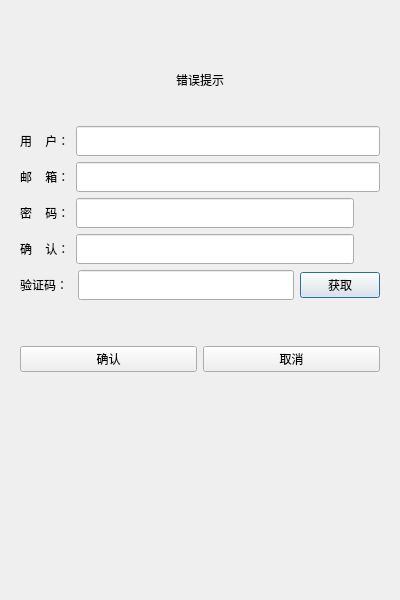
<?xml version="1.0" encoding="UTF-8"?>
<ui version="4.0">
 <class>RegisterDialog</class>
 <widget class="QDialog" name="RegisterDialog">
  <property name="geometry">
   <rect>
    <x>0</x>
    <y>0</y>
    <width>400</width>
    <height>600</height>
   </rect>
  </property>
  <property name="minimumSize">
   <size>
    <width>400</width>
    <height>600</height>
   </size>
  </property>
  <property name="maximumSize">
   <size>
    <width>400</width>
    <height>600</height>
   </size>
  </property>
  <property name="windowTitle">
   <string>Dialog</string>
  </property>
  <layout class="QVBoxLayout" name="verticalLayout_2">
   <item>
    <layout class="QVBoxLayout" name="verticalLayout">
     <item>
      <widget class="QStackedWidget" name="stackedWidget">
       <property name="currentIndex">
        <number>0</number>
       </property>
       <widget class="QWidget" name="page">
        <layout class="QVBoxLayout" name="verticalLayout_3">
         <item>
          <spacer name="verticalSpacer">
           <property name="orientation">
            <enum>Qt::Orientation::Vertical</enum>
           </property>
           <property name="sizeType">
            <enum>QSizePolicy::Policy::Maximum</enum>
           </property>
           <property name="sizeHint" stdset="0">
            <size>
             <width>20</width>
             <height>40</height>
            </size>
           </property>
          </spacer>
         </item>
         <item>
          <widget class="QWidget" name="widget" native="true">
           <property name="minimumSize">
            <size>
             <width>0</width>
             <height>40</height>
            </size>
           </property>
           <layout class="QVBoxLayout" name="verticalLayout_4">
            <item>
             <widget class="QLabel" name="err_tip">
              <property name="text">
               <string>错误提示</string>
              </property>
              <property name="alignment">
               <set>Qt::AlignmentFlag::AlignCenter</set>
              </property>
             </widget>
            </item>
           </layout>
          </widget>
         </item>
         <item>
          <spacer name="verticalSpacer_4">
           <property name="orientation">
            <enum>Qt::Orientation::Vertical</enum>
           </property>
           <property name="sizeType">
            <enum>QSizePolicy::Policy::Fixed</enum>
           </property>
           <property name="sizeHint" stdset="0">
            <size>
             <width>20</width>
             <height>20</height>
            </size>
           </property>
          </spacer>
         </item>
         <item>
          <layout class="QHBoxLayout" name="horizontalLayout">
           <item>
            <widget class="QLabel" name="user_label">
             <property name="minimumSize">
              <size>
               <width>0</width>
               <height>30</height>
              </size>
             </property>
             <property name="maximumSize">
              <size>
               <width>16777215</width>
               <height>30</height>
              </size>
             </property>
             <property name="text">
              <string>用    户：</string>
             </property>
            </widget>
           </item>
           <item>
            <widget class="QLineEdit" name="user_lineEdit">
             <property name="minimumSize">
              <size>
               <width>0</width>
               <height>30</height>
              </size>
             </property>
             <property name="maximumSize">
              <size>
               <width>16777215</width>
               <height>30</height>
              </size>
             </property>
            </widget>
           </item>
          </layout>
         </item>
         <item>
          <layout class="QHBoxLayout" name="horizontalLayout_2">
           <item>
            <widget class="QLabel" name="email_label">
             <property name="text">
              <string>邮    箱：</string>
             </property>
            </widget>
           </item>
           <item>
            <widget class="QLineEdit" name="email_lineEdit">
             <property name="minimumSize">
              <size>
               <width>0</width>
               <height>30</height>
              </size>
             </property>
             <property name="maximumSize">
              <size>
               <width>16777215</width>
               <height>30</height>
              </size>
             </property>
            </widget>
           </item>
          </layout>
         </item>
         <item>
          <layout class="QHBoxLayout" name="horizontalLayout_3">
           <item>
            <widget class="QLabel" name="password_label">
             <property name="text">
              <string>密    码：</string>
             </property>
            </widget>
           </item>
           <item>
            <widget class="QLineEdit" name="password_lineEdit">
             <property name="minimumSize">
              <size>
               <width>0</width>
               <height>30</height>
              </size>
             </property>
             <property name="maximumSize">
              <size>
               <width>16777215</width>
               <height>30</height>
              </size>
             </property>
            </widget>
           </item>
           <item>
            <widget class="ClickedLabel" name="pass_visible">
             <property name="minimumSize">
              <size>
               <width>20</width>
               <height>20</height>
              </size>
             </property>
             <property name="maximumSize">
              <size>
               <width>20</width>
               <height>20</height>
              </size>
             </property>
             <property name="text">
              <string/>
             </property>
            </widget>
           </item>
          </layout>
         </item>
         <item>
          <layout class="QHBoxLayout" name="horizontalLayout_4">
           <item>
            <widget class="QLabel" name="confirm_label">
             <property name="text">
              <string>确    认：</string>
             </property>
            </widget>
           </item>
           <item>
            <widget class="QLineEdit" name="confirm_lineEdit">
             <property name="minimumSize">
              <size>
               <width>0</width>
               <height>30</height>
              </size>
             </property>
             <property name="maximumSize">
              <size>
               <width>16777215</width>
               <height>30</height>
              </size>
             </property>
            </widget>
           </item>
           <item>
            <widget class="ClickedLabel" name="confirm_visible">
             <property name="minimumSize">
              <size>
               <width>20</width>
               <height>20</height>
              </size>
             </property>
             <property name="maximumSize">
              <size>
               <width>20</width>
               <height>20</height>
              </size>
             </property>
             <property name="text">
              <string/>
             </property>
            </widget>
           </item>
          </layout>
         </item>
         <item>
          <layout class="QHBoxLayout" name="horizontalLayout_5">
           <item>
            <widget class="QLabel" name="verify_label">
             <property name="text">
              <string>验证码： </string>
             </property>
            </widget>
           </item>
           <item>
            <widget class="QLineEdit" name="verify_lineEdit">
             <property name="minimumSize">
              <size>
               <width>0</width>
               <height>30</height>
              </size>
             </property>
             <property name="maximumSize">
              <size>
               <width>16777215</width>
               <height>30</height>
              </size>
             </property>
            </widget>
           </item>
           <item>
            <widget class="TimerBtn" name="get_code">
             <property name="text">
              <string>获取</string>
             </property>
            </widget>
           </item>
          </layout>
         </item>
         <item>
          <spacer name="verticalSpacer_3">
           <property name="orientation">
            <enum>Qt::Orientation::Vertical</enum>
           </property>
           <property name="sizeType">
            <enum>QSizePolicy::Policy::Minimum</enum>
           </property>
           <property name="sizeHint" stdset="0">
            <size>
             <width>20</width>
             <height>40</height>
            </size>
           </property>
          </spacer>
         </item>
         <item>
          <layout class="QHBoxLayout" name="horizontalLayout_6">
           <item>
            <widget class="QPushButton" name="sure_btn">
             <property name="text">
              <string>确认</string>
             </property>
            </widget>
           </item>
           <item>
            <widget class="QPushButton" name="cancel_btn">
             <property name="text">
              <string>取消</string>
             </property>
            </widget>
           </item>
          </layout>
         </item>
         <item>
          <spacer name="verticalSpacer_2">
           <property name="orientation">
            <enum>Qt::Orientation::Vertical</enum>
           </property>
           <property name="sizeHint" stdset="0">
            <size>
             <width>20</width>
             <height>40</height>
            </size>
           </property>
          </spacer>
         </item>
        </layout>
       </widget>
       <widget class="QWidget" name="page_2">
        <layout class="QVBoxLayout" name="verticalLayout_5">
         <item>
          <spacer name="verticalSpacer_6">
           <property name="orientation">
            <enum>Qt::Orientation::Vertical</enum>
           </property>
           <property name="sizeHint" stdset="0">
            <size>
             <width>20</width>
             <height>40</height>
            </size>
           </property>
          </spacer>
         </item>
         <item>
          <widget class="QLabel" name="tip_lb">
           <property name="text">
            <string>注册成功，5s后返回登录</string>
           </property>
           <property name="alignment">
            <set>Qt::AlignmentFlag::AlignCenter</set>
           </property>
          </widget>
         </item>
         <item>
          <widget class="QLabel" name="tip2_lb">
           <property name="text">
            <string>可点击返回按钮最直接返回登录界面</string>
           </property>
           <property name="alignment">
            <set>Qt::AlignmentFlag::AlignCenter</set>
           </property>
          </widget>
         </item>
         <item>
          <spacer name="verticalSpacer_5">
           <property name="orientation">
            <enum>Qt::Orientation::Vertical</enum>
           </property>
           <property name="sizeHint" stdset="0">
            <size>
             <width>20</width>
             <height>40</height>
            </size>
           </property>
          </spacer>
         </item>
         <item>
          <widget class="QWidget" name="widget_2" native="true">
           <layout class="QHBoxLayout" name="horizontalLayout_7">
            <item>
             <spacer name="horizontalSpacer">
              <property name="orientation">
               <enum>Qt::Orientation::Horizontal</enum>
              </property>
              <property name="sizeHint" stdset="0">
               <size>
                <width>40</width>
                <height>20</height>
               </size>
              </property>
             </spacer>
            </item>
            <item>
             <widget class="QPushButton" name="return_btn">
              <property name="minimumSize">
               <size>
                <width>100</width>
                <height>30</height>
               </size>
              </property>
              <property name="maximumSize">
               <size>
                <width>100</width>
                <height>30</height>
               </size>
              </property>
              <property name="text">
               <string>返回登录</string>
              </property>
             </widget>
            </item>
            <item>
             <spacer name="horizontalSpacer_2">
              <property name="orientation">
               <enum>Qt::Orientation::Horizontal</enum>
              </property>
              <property name="sizeHint" stdset="0">
               <size>
                <width>40</width>
                <height>20</height>
               </size>
              </property>
             </spacer>
            </item>
           </layout>
          </widget>
         </item>
         <item>
          <spacer name="verticalSpacer_7">
           <property name="orientation">
            <enum>Qt::Orientation::Vertical</enum>
           </property>
           <property name="sizeHint" stdset="0">
            <size>
             <width>20</width>
             <height>40</height>
            </size>
           </property>
          </spacer>
         </item>
        </layout>
       </widget>
      </widget>
     </item>
    </layout>
   </item>
  </layout>
 </widget>
 <customwidgets>
  <customwidget>
   <class>TimerBtn</class>
   <extends>QPushButton</extends>
   <header>timerbtn.h</header>
  </customwidget>
  <customwidget>
   <class>ClickedLabel</class>
   <extends>QLabel</extends>
   <header>clickedlabel.h</header>
  </customwidget>
 </customwidgets>
 <resources/>
 <connections/>
</ui>
